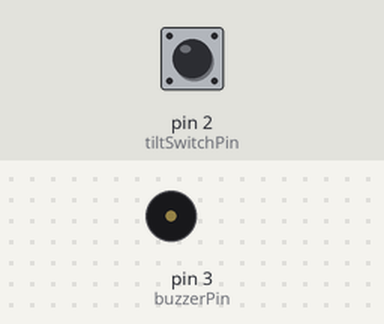
Bench run of a sketch on a simulated Arduino Uno, built with avr-gcc and run on an emulated ATmega328P. On the bench: buzzer (waves = sounding, pin HIGH). The inputs (shaded band) are chosen by the test bench; at power-on: pin 2 (tiltSwitchPin) LOW.

Above: at 1.2 s.
1.3 s: pin 2 (tiltSwitchPin) pulled HIGH for 3.2 s
At 1.7 s:
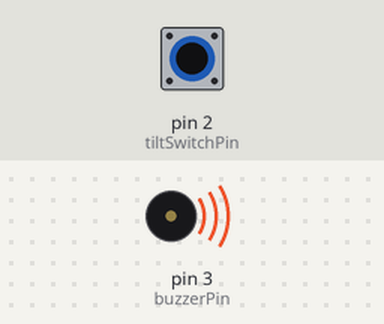
Timing chart, 0 to 5.8 s (numbered marks = the images above; inputs shaded):
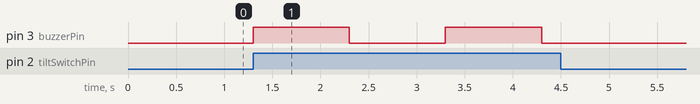

Measured:
- after the input at 1.3 s, pin 3 (buzzerPin): alternates HIGH for 1.0 s and LOW for 1.0 s, 4 changes in all, then stays LOW, starting at once

The sketch:

tilt_switch_alarm1.ino
```cpp
// Define pin numbers
const int tiltSwitchPin = 2; // Tilt switch connected to digital pin 2
const int buzzerPin = 3;     // Buzzer connected to digital pin 3

void setup() {
  pinMode(tiltSwitchPin, INPUT); // Set tilt switch pin as input
  pinMode(buzzerPin, OUTPUT);    // Set buzzer pin as output
}

void loop() {
  // Read the state of the tilt switch
  int tiltState = digitalRead(tiltSwitchPin);

  // If the tilt switch is triggered (HIGH), sound the buzzer
  if (tiltState == HIGH) {
    digitalWrite(buzzerPin, HIGH); // Turn on the buzzer
    delay(1000);                   // Sound the buzzer for 1 second
    digitalWrite(buzzerPin, LOW);  // Turn off the buzzer
    delay(1000);                   // Wait for 1 second
  }
}
```
